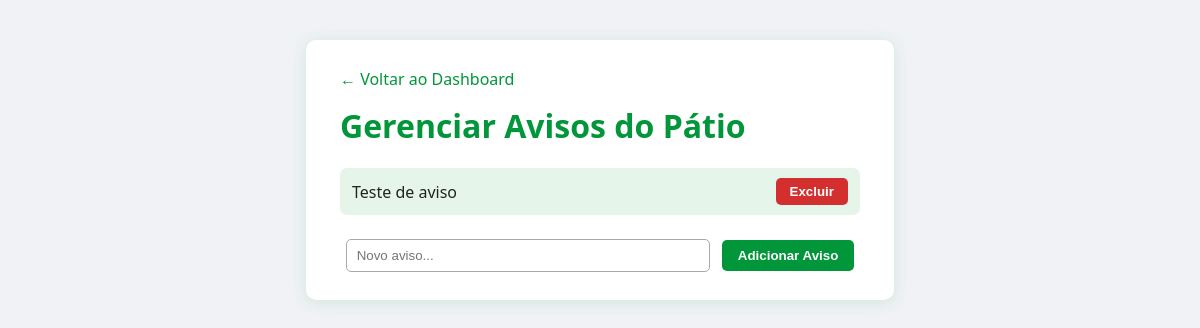
Before: /admin/patio/notices with the older database file.
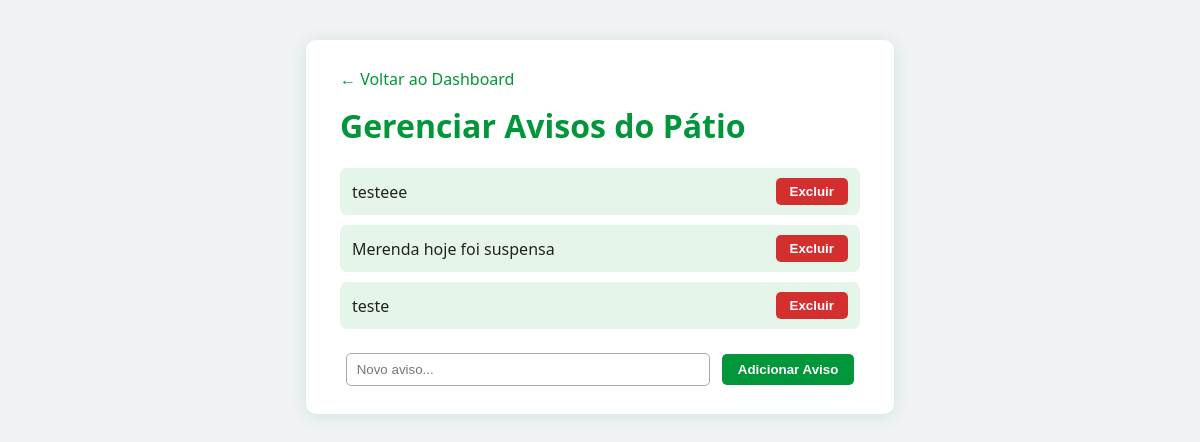
After: the same page with the newer database file.
### tables this page shows
CREATE TABLE patio_notices (
                id INTEGER PRIMARY KEY AUTOINCREMENT,
                content TEXT NOT NULL
            );

### app.py (the view, shortened to what this page needs)
@app.route('/admin/patio/notices', methods=['GET', 'POST'])
def admin_edit_patio_notices():
    db = get_db()
    avisos = db.execute("SELECT * FROM patio_notices ORDER BY id DESC").fetchall()
    return render_template('admin_edit_patio_notices.html', avisos=avisos)

### app.py (called while the page is built)
def get_db():
    db = getattr(g, '_database', None)
    if db is None:
        db = g._database = sqlite3.connect(DATABASE)
        db.row_factory = sqlite3.Row
    return db

@app.teardown_appcontext
def close_connection(exception):
    db = getattr(g, '_database', None)
    if db is not None:
        db.close()

### templates/admin_edit_patio_notices.html (shortened to what this page needs)
<!DOCTYPE html>
<html lang="pt-BR">
<head>
</head>
<body>
  <div class="container">
    <a class="back" href="{{ url_for('admin_dashboard') }}">&larr; Voltar ao Dashboard</a>
    <h1>Gerenciar Avisos do Pátio</h1>
    <div class="notices-list">
      {% for aviso in avisos %}
        <div class="notice-item">
          <span>{{ aviso.content }}</span>
          <form method="POST" style="margin:0;">
            <button type="submit" class="delete-btn" onclick="return confirm('Apagar este aviso?');">Excluir</button>
          </form>
        </div>
      {% else %}
        <div style="color:#888;">Nenhum aviso cadastrado.</div>
      {% endfor %}
    </div>
    <form method="POST" class="add-form">
      <input type="text" name="text_content" placeholder="Novo aviso..." maxlength="200" required>
      <button class="btn" type="submit">Adicionar Aviso</button>
    </form>
  </div>
</body>
</html>

Changed rows visible on the page:
removed patio_notices: content "Teste de aviso"
added patio_notices: content "testeee"
added patio_notices: content "Merenda hoje foi suspensa"
added patio_notices: content "teste"
